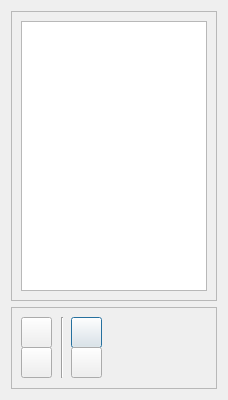
<?xml version="1.0" encoding="UTF-8"?>
<ui version="4.0">
 <class>Dialog</class>
 <widget class="QDialog" name="Dialog">
  <property name="windowModality">
   <enum>Qt::WindowModal</enum>
  </property>
  <property name="geometry">
   <rect>
    <x>0</x>
    <y>0</y>
    <width>228</width>
    <height>400</height>
   </rect>
  </property>
  <property name="minimumSize">
   <size>
    <width>0</width>
    <height>400</height>
   </size>
  </property>
  <property name="maximumSize">
   <size>
    <width>16777215</width>
    <height>400</height>
   </size>
  </property>
  <property name="windowTitle">
   <string>Справочник</string>
  </property>
  <layout class="QGridLayout" name="gridLayout_2">
   <item row="0" column="0">
    <widget class="QFrame" name="button_frame">
     <property name="maximumSize">
      <size>
       <width>16777215</width>
       <height>290</height>
      </size>
     </property>
     <property name="frameShape">
      <enum>QFrame::StyledPanel</enum>
     </property>
     <property name="frameShadow">
      <enum>QFrame::Raised</enum>
     </property>
     <layout class="QGridLayout" name="gridLayout">
      <item row="0" column="0">
       <widget class="QTableView" name="tableView">
        <property name="maximumSize">
         <size>
          <width>16777215</width>
          <height>300</height>
         </size>
        </property>
       </widget>
      </item>
     </layout>
    </widget>
   </item>
   <item row="1" column="0">
    <widget class="QFrame" name="frame">
     <property name="maximumSize">
      <size>
       <width>16777215</width>
       <height>100</height>
      </size>
     </property>
     <property name="frameShape">
      <enum>QFrame::StyledPanel</enum>
     </property>
     <property name="frameShadow">
      <enum>QFrame::Raised</enum>
     </property>
     <widget class="QPushButton" name="save_button">
      <property name="geometry">
       <rect>
        <x>60</x>
        <y>10</y>
        <width>31</width>
        <height>31</height>
       </rect>
      </property>
      <property name="text">
       <string/>
      </property>
      <property name="icon">
       <iconset>
        <normaloff>../icons/save.png</normaloff>../icons/save.png</iconset>
      </property>
     </widget>
     <widget class="QPushButton" name="delete_button">
      <property name="geometry">
       <rect>
        <x>10</x>
        <y>40</y>
        <width>31</width>
        <height>31</height>
       </rect>
      </property>
      <property name="text">
       <string/>
      </property>
      <property name="icon">
       <iconset>
        <normaloff>../icons/cancel.png</normaloff>../icons/cancel.png</iconset>
      </property>
      <property name="iconSize">
       <size>
        <width>16</width>
        <height>16</height>
       </size>
      </property>
     </widget>
     <widget class="QPushButton" name="add_button">
      <property name="geometry">
       <rect>
        <x>10</x>
        <y>10</y>
        <width>31</width>
        <height>31</height>
       </rect>
      </property>
      <property name="text">
       <string/>
      </property>
      <property name="icon">
       <iconset>
        <normaloff>../icons/add.png</normaloff>../icons/add.png</iconset>
      </property>
      <property name="iconSize">
       <size>
        <width>16</width>
        <height>16</height>
       </size>
      </property>
     </widget>
     <widget class="QPushButton" name="update_button">
      <property name="geometry">
       <rect>
        <x>60</x>
        <y>40</y>
        <width>31</width>
        <height>31</height>
       </rect>
      </property>
      <property name="text">
       <string/>
      </property>
      <property name="icon">
       <iconset>
        <normaloff>../icons/refresh.png</normaloff>../icons/refresh.png</iconset>
      </property>
      <property name="iconSize">
       <size>
        <width>16</width>
        <height>16</height>
       </size>
      </property>
     </widget>
     <widget class="Line" name="line">
      <property name="geometry">
       <rect>
        <x>50</x>
        <y>10</y>
        <width>3</width>
        <height>61</height>
       </rect>
      </property>
      <property name="orientation">
       <enum>Qt::Vertical</enum>
      </property>
     </widget>
    </widget>
   </item>
  </layout>
 </widget>
 <resources/>
 <connections/>
</ui>
